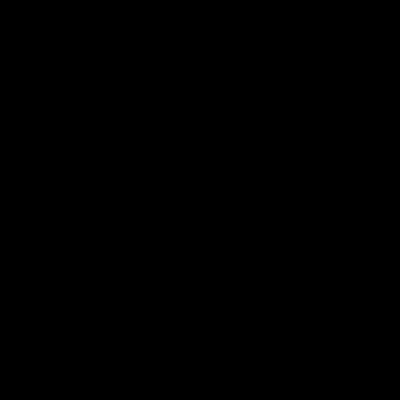
Frame 1 (no input)
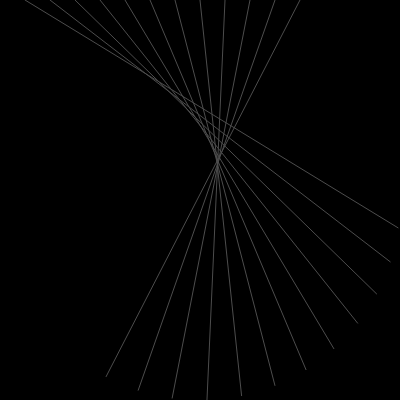
Frame 60 (no input)
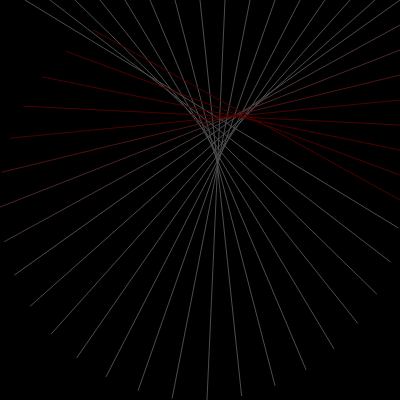
Frame 120 (the mouse pressed at the canvas centre since frame 60)

The p5.js sketch that drew these frames (run headless with seeded random() and noise() and a simulated clock; from frame 60 on, the mouse is pressed at the canvas centre):

// p5.js sketch
// ── sketch.js
var angle1;

var x = 0;
var y = 0;
var borderStep = 5;
 
function setup() {
  createCanvas(400, 400);
  angle1 = 0;
  angle2 = 0;
  background(0);
  colorMode(HSB);
}
 
function draw() {
  push();
  colorMode(RGB);
  background(0, 1);
  pop();
  
  // 
  noFill();
  noStroke();
  ax=200*cos(radians(angle1)) + width/2;
  ay=200*sin(radians(angle1)) + height/2;
  ellipse(x, y, 5, 5);
  

  
  if(x < width && y == 0) {
    x += borderStep;
  } else if(x == width && y < height) {
    y += borderStep
  } else if(y == height && x > 0) {
    x -= borderStep;
  } else if(x == 0 && y > 0) {
    y -= borderStep;
  }
  
  if(x > width) {
    x = width;
  }
  if(y > height) {
    y = height;
  }
      
  stroke(x,y, 30);
  if(frameCount % 5 == 0) {
  	line(x,y, ax, ay);
  }
  
  angle1+=2;
}
